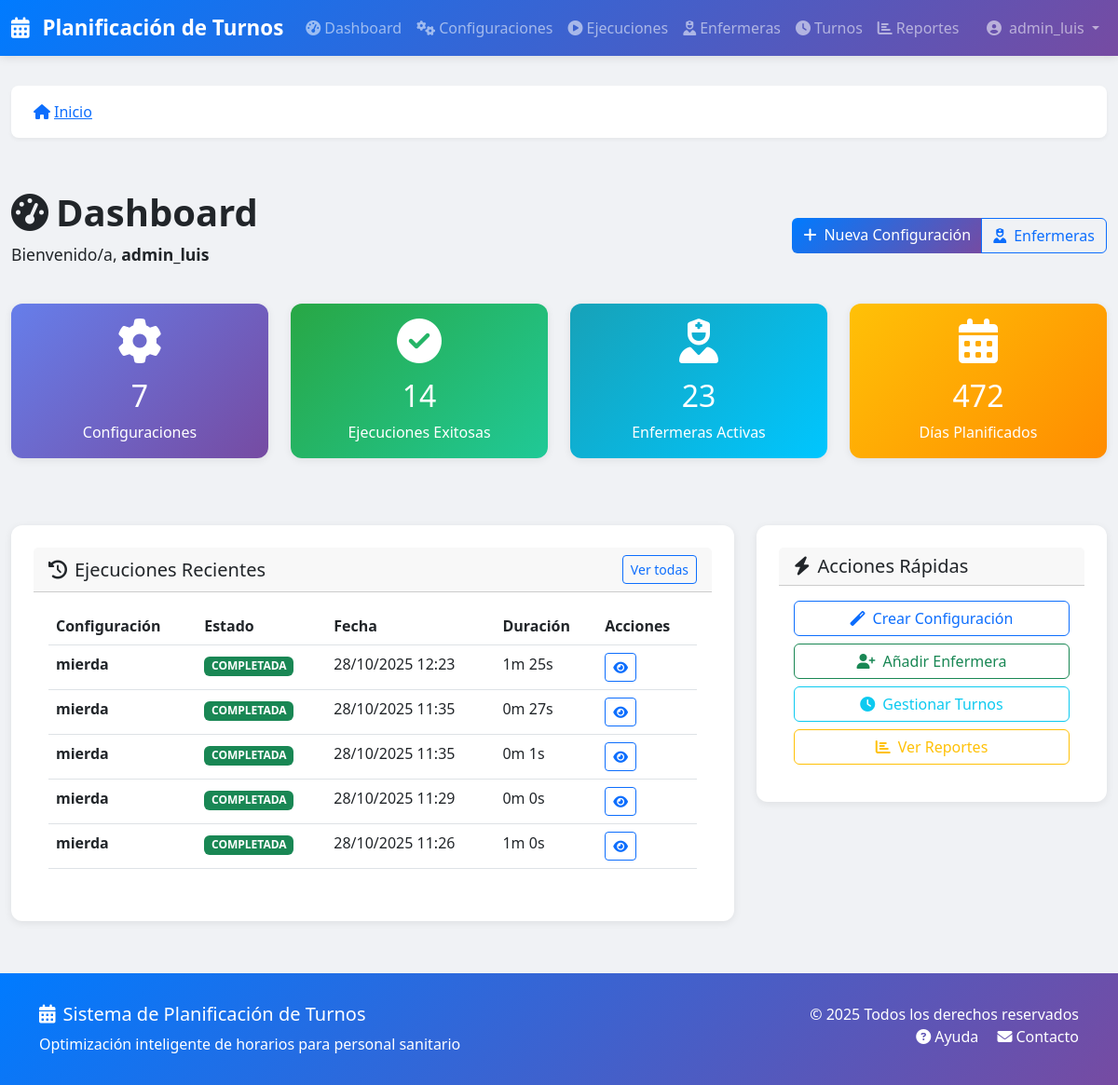
The page / (signed in) on the database as committed earlier.
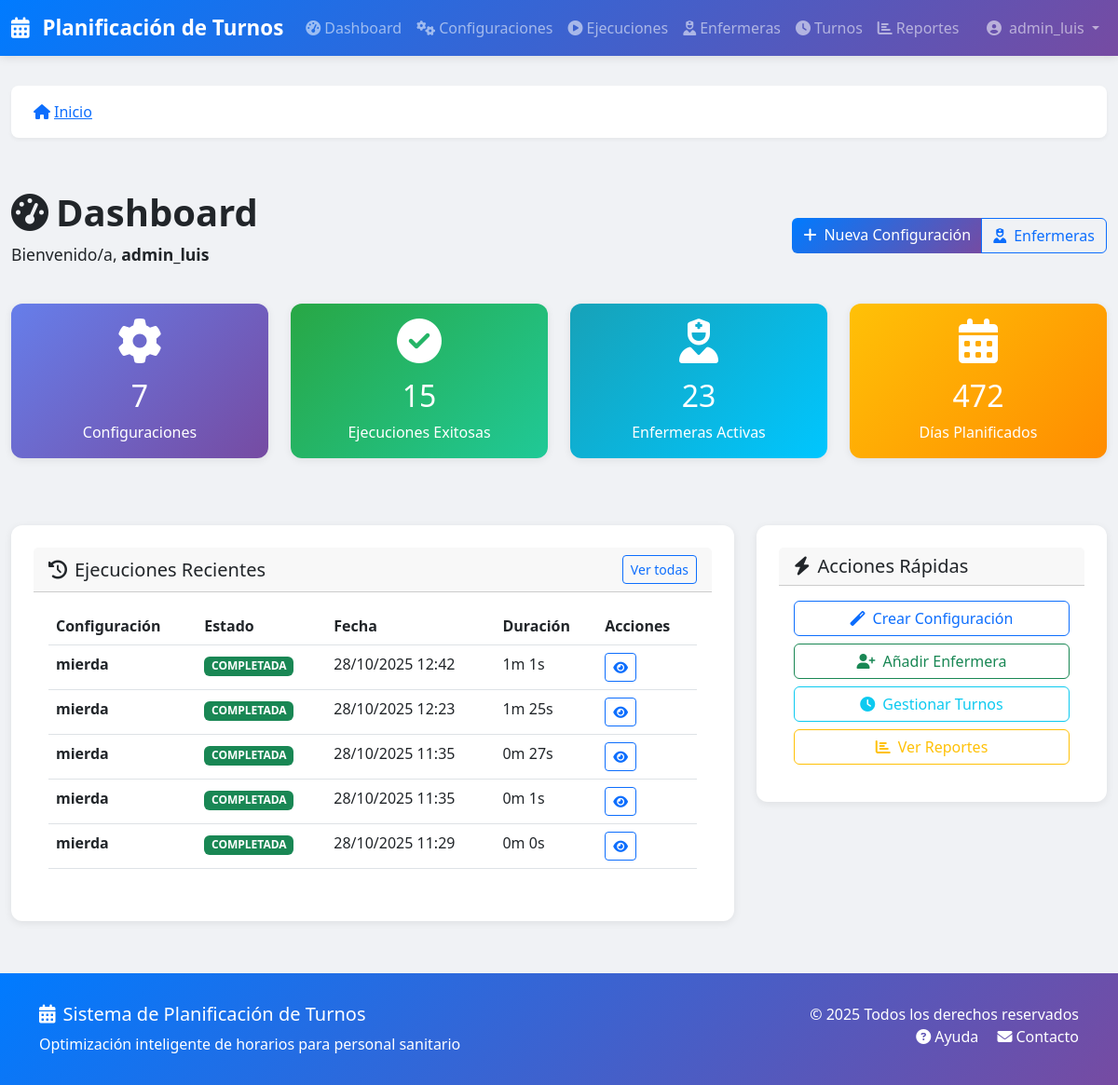
The same page on the database as committed later.
### turnos/models.py (models this page shows, shortened)
class Ejecucion(models.Model):
    workspace = models.ForeignKey(
        Workspace,
        on_delete=models.CASCADE,
        related_name='ejecuciones',
        null=True,
        blank=True
    )
    ESTADO_CHOICES = [
        ('PENDIENTE', _('Pendiente')),
        ('PROCESANDO', _('Procesando')),
        ('COMPLETADA', _('Completada')),
        ('INVIABLE', _('Inviable')),
        ('ERROR', _('Error')),
    ]
    configuracion = models.ForeignKey(
        ConfiguracionPlanificacion,
        on_delete=models.CASCADE,
        related_name='ejecuciones',
        verbose_name=_('Configuración')
    )
    estado = models.CharField(_('Estado'), max_length=20, choices=ESTADO_CHOICES, default='PENDIENTE')
    fecha_inicio = models.DateTimeField(_('Fecha de inicio'), auto_now_add=True)
    fecha_fin = models.DateTimeField(_('Fecha de fin'), null=True, blank=True)
    es_optima = models.BooleanField(_('Es óptima'), default=False)
    penalizacion_total = models.FloatField(_('Penalización total'), null=True, blank=True)
    resultado = models.JSONField(_('Resultado'), default=dict, blank=True)
    mensajes = models.JSONField(_('Mensajes'), default=dict, blank=True)
    planilla = models.ForeignKey(
        'Planilla',
        on_delete=models.SET_NULL,
        null=True,
        blank=True,
        related_name='ejecucion_generada',
        verbose_name=_('Planilla')
    )
    class Meta:
        verbose_name = _('Ejecución')
        verbose_name_plural = _('Ejecuciones')
        ordering = ['-fecha_inicio']
    @property
    def duracion(self):
        if self.fecha_fin and self.fecha_inicio:
            delta = self.fecha_fin - self.fecha_inicio
            return delta.total_seconds()
        return None

class ConfiguracionPlanificacion(models.Model):
    workspace = models.ForeignKey(
        Workspace,
        on_delete=models.CASCADE,
        related_name='configuraciones',
        null=True,
        blank=True
    )
    nombre = models.CharField(_('Nombre'), max_length=200)
    descripcion = models.TextField(_('Descripción'), blank=True)
    activa = models.BooleanField(_('Activa'), default=True)
    num_dias = models.IntegerField(
        _('Número de días'),
        validators=[MinValueValidator(7), MaxValueValidator(365)]
    )
    fecha_inicio = models.DateField(_('Fecha de inicio'))
    enfermeras = models.ManyToManyField(Enfermera, verbose_name=_('Enfermeras'))
    turnos = models.ManyToManyField(TipoTurno, verbose_name=_('Turnos'))
    turnos_por_dia = models.ManyToManyField(TipoTurno, verbose_name=_('Turnos por día'),
                                            related_name='config_turnos_por_dia', blank=True)
    demanda_por_turno = models.JSONField(
        _('Demanda por turno'),
        default=dict,
        blank=True
    )
    restricciones_duras = models.JSONField(
        _('Restricciones duras'),
        default=list,
        blank=True,
        null=True
    )
    restricciones_blandas = models.JSONField(
        _('Restricciones blandas'),
        default=list,
        blank=True,
        null=True
    )
    patrones_turnos_json = models.JSONField(
        _('Patrones de turnos (JSON)'),
        default=list,
        blank=True,
        help_text="Patrones configurados dinámicamente desde el formulario"
    )
    patrones_turnos = models.ManyToManyField(
        PatronTurnos,
        blank=True,
        related_name='configuraciones',
        help_text="Patrones predefinidos en la base de datos (legacy)"
    )
    num_trabajadores = models.IntegerField(
        _('Número de trabajadores paralelos'),
        default=4,
        validators=[MinValueValidator(1), MaxValueValidator(8)]
    )
    tiempo_maximo_segundos = models.IntegerField(
        _('Tiempo máximo en segundos'),
        default=60,
        validators=[MinValueValidator(10), MaxValueValidator(600)]
    )
    seed = models.IntegerField(_('Semilla aleatoria'), null=True, blank=True)
    creado_por = models.ForeignKey(User, on_delete=models.SET_NULL, null=True, verbose_name=_('Creado por'))
    fecha_creacion = models.DateTimeField(_('Fecha de creación'), auto_now_add=True, editable=False)
    fecha_modificacion = models.DateTimeField(_('Fecha de modificación'), auto_now=True, editable=False)
    class Meta:
        verbose_name = _('Configuración de Planificación')
        verbose_name_plural = _('Configuraciones de Planificación')
        ordering = ['-fecha_inicio']

### turnos/views.py (the view)
# urls.py: path('', views.DashboardView.as_view(), name='dashboard'),
class DashboardView(LoginRequiredMixin, TemplateView):
    template_name = 'turnos/dashboard.html'
    def get_context_data(self, **kwargs):
        logger.info(
            f"DashboardView accessed by user {self.request.user.username} ({self.request.user.id})"
        )
        context = super().get_context_data(**kwargs)
        logger.debug("Fetching dashboard statistics...")
        try:
            stats = {
                'total_configuraciones': ConfiguracionPlanificacion.objects.count(),
                'ejecuciones_exitosas': Ejecucion.objects.filter(estado='COMPLETADA').count(),
                'enfermeras_activas': Enfermera.objects.filter(activa=True).count(),
                'dias_planificados': AsignacionTurno.objects.values('fecha').distinct().count(),
            }
            logger.debug(f"Stats retrieved: {stats}")
        except Exception as e:
            logger.error(f"Error fetching dashboard statistics: {str(e)}", exc_info=True)
            stats = {}
            messages.error(self.request, "Could not load dashboard statistics")
        logger.debug("Fetching recent executions...")
        try:
            ejecuciones_recientes = Ejecucion.objects.select_related('configuracion').order_by('-fecha_inicio')[:5]
            logger.debug(f"Recent executions count: {len(ejecuciones_recientes)}")
        except Exception as e:
            logger.error(f"Error fetching recent executions: {str(e)}", exc_info=True)
            ejecuciones_recientes = []
            messages.error(self.request, "Could not load recent executions")
        actividad_reciente = []
        context['stats'] = stats
        context['ejecuciones_recientes'] = ejecuciones_recientes
        context['actividad_reciente'] = actividad_reciente
        return context

### turnos/templatetags/turnos_extras.py (called while the page is built)
@register.filter
def estado_badge(value):
    colors = {
        'PENDIENTE': 'secondary',
        'PROCESANDO': 'warning',
        'COMPLETADA': 'success',
        'ERROR': 'danger'
    }
    color = colors.get(value, 'secondary')
    return mark_safe(f'<span class="badge bg-{color}">{value}</span>')

@register.filter
def format_duration(seconds):
    if seconds is None:
        return '-'
    minutes = int(seconds // 60)
    secs = int(seconds % 60)
    return f'{minutes}m {secs}s'

### turnos/templates/turnos/dashboard.html (shortened to what the changed rows need)
{% extends 'base.html' %}
{% load static %}
{% load i18n %}
{% load turnos_extras %}
{% block extra_css %}
<link rel="stylesheet" href="{% static 'css/dashboard.css' %}">
{% endblock %}
{% block content %}
<div class="dashboard-container">
    <div class="dashboard-header mb-4">
        <div class="row align-items-center">
            <div class="col-md-8">
                <h2 class="dashboard-title">
                    <i class="fas fa-tachometer-alt me-2"></i>{% trans "Dashboard" %}
                </h2>
            </div>
        </div>
    </div>
    <div class="row mb-4">
        <div class="col-md-3 mb-3">
            <a href="{% url 'turnos:config_lista' %}" class="text-decoration-none">
                <div class="card text-white h-100" style="background: linear-gradient(135deg, #667eea, #764ba2);">
                    <div class="card-body text-center">
                        <h2 class="mb-2">{{ stats.total_configuraciones|default:0 }}</h2>
                    </div>
                </div>
            </a>
        </div>
        <div class="col-md-3 mb-3">
            <a href="{% url 'turnos:ejecucion_lista' %}" class="text-decoration-none">
                <div class="card text-white h-100" style="background: linear-gradient(135deg, #28a745, #20c997);">
                    <div class="card-body text-center">
                        <i class="fas fa-check-circle fa-3x mb-3"></i>
                        <h2 class="mb-2">{{ stats.ejecuciones_exitosas|default:0 }}</h2>
                        <p class="mb-0">Ejecuciones Exitosas</p>
                    </div>
                </div>
            </a>
        </div>
        <div class="col-md-3 mb-3">
            <a href="{% url 'turnos:enfermera_lista' %}" class="text-decoration-none">
                <div class="card text-white h-100" style="background: linear-gradient(135deg, #17a2b8, #00c6ff);">
                    <div class="card-body text-center">
                        <h2 class="mb-2">{{ stats.enfermeras_activas|default:0 }}</h2>
                    </div>
                </div>
            </a>
        </div>
        <div class="col-md-3 mb-3">
            <a href="{% url 'turnos:planilla_lista' %}" class="text-decoration-none">
                <div class="card text-white h-100" style="background: linear-gradient(135deg, #ffc107, #ff8c00);">
                    <div class="card-body text-center">
                        <h2 class="mb-2">{{ stats.dias_planificados|default:0 }}</h2>
                    </div>
                </div>
            </a>
        </div>
    </div>
    </div>
    <div class="row">
        <div class="col-lg-8">
            <div class="card recent-executions mb-4">
                <div class="card-body">
                    {% if ejecuciones_recientes %}
                    <div class="table-responsive">
                        <table class="table table-hover">
                            <thead>
                                <tr>
                                    <th>{% trans "Configuración" %}</th>
                                    <th>{% trans "Estado" %}</th>
                                    <th>{% trans "Fecha" %}</th>
                                    <th>{% trans "Duración" %}</th>
                                    <th>{% trans "Acciones" %}</th>
                                </tr>
                            </thead>
                            <tbody>
                                {% for ejecucion in ejecuciones_recientes %}
                                <tr>
                                    <td>
                                        <strong>{{ ejecucion.configuracion.nombre }}</strong>
                                    </td>
                                    <td>{{ ejecucion.estado|estado_badge }}</td>
                                    <td>{{ ejecucion.fecha_inicio|date:"d/m/Y H:i" }}</td>
                                    <td>
                                        {% if ejecucion.duracion %}
                                            {{ ejecucion.duracion|format_duration }}
                                        {% else %}
                                            -
                                        {% endif %}
                                    </td>
                                    <td>
                                        <a href="{% url 'turnos:ejecucion_detalle' ejecucion.id %}"
                                           class="btn btn-sm btn-outline-primary">
                                            <i class="fas fa-eye"></i>
                                        </a>
                                    </td>
                                </tr>
                                {% endfor %}
                            </tbody>
                        </table>
                    </div>
                    {% else %}
                    <p class="text-center text-muted py-4">
                        {% trans "No hay ejecuciones recientes" %}
                    </p>
                    {% endif %}
                </div>
            </div>
        </div>
    </div>
</div>
{% endblock %}

Rows that differ between the two databases and show on the page:
no longer on this page (row unchanged): Ejecucion: configuracion.nombre "mierda", estado|estado_badge "COMPLETADA", fecha_inicio "28/10/2025 11:26", duracion "1m 0s"
added Ejecucion: configuracion.nombre "mierda", estado|estado_badge "COMPLETADA", fecha_inicio "28/10/2025 12:42", duracion "1m 1s"
Other text that changed with them:
{{ stats.ejecuciones_exitosas|default:0 }}: "14" → "15"
